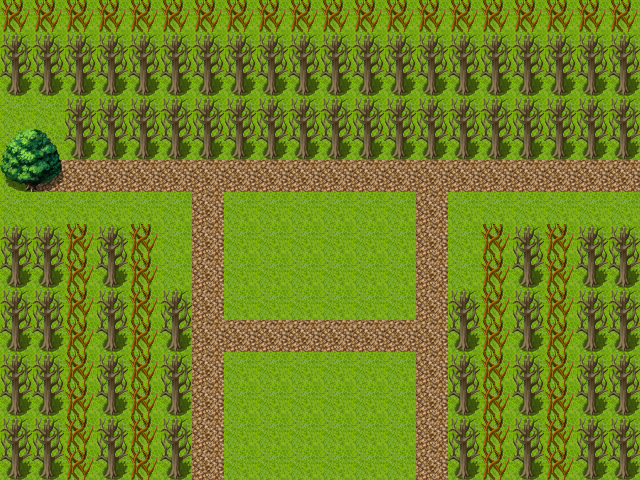

The image is a tile-based game level rendered from a .tmx file. Its description and source (layers, tilesets, objects; grid data summarised) follow:
An orthogonal 20x15 tile map with 32x32 px tiles, 4 tile layers (Layer1, Layer2,  Layer3, Layer4) and 86 objects.

<map version="1.0" orientation="orthogonal" width="20" height="15" tilewidth="32" tileheight="32">
 <tileset firstgid="1" name="bigtileset" tilewidth="32" tileheight="32">
  <image source="../images/tilesets/bigtileset.png" width="1024" height="2016" />
 </tileset>
 <layer name="Layer1" width="20" height="15">
  <data>[300 cells, 300 non-empty, 1 distinct tile ids]</data>
 </layer>
 <layer name="Layer2" width="20" height="15">
  <data>[300 cells, 43 non-empty, 1 distinct tile ids]</data>
 </layer>
 <layer name=" Layer3" width="20" height="15">
  <data>[300 cells, 72 non-empty, 5 distinct tile ids]</data>
 </layer>
 <layer name="Layer4" width="20" height="15">
  <data>[300 cells, 120 non-empty, 2 distinct tile ids]</data>
 </layer>
 <objectgroup name="Path" width="20" height="15" visible="0">
  <object x="192" y="160" width="32" height="32">
   <properties>
    <property name="D" value="RD" />
    <property name="L" value="RD" />
    <property name="R" value="RD" />
    <property name="U" value="RD" />
   </properties>
  </object>
  <object x="414" y="160" width="1" height="1" />
  <object x="416" y="160" width="32" height="32">
   <properties>
    <property name="D" value="RD" />
    <property name="L" value="RD" />
    <property name="R" value="RD" />
    <property name="U" value="RD" />
   </properties>
  </object>
  <object x="416" y="320" width="32" height="32">
   <properties>
    <property name="D" value="LD" />
    <property name="L" value="D" />
    <property name="R" value="D" />
    <property name="U" value="LD" />
   </properties>
  </object>
  <object x="225" y="320" height="1" />
  <object x="192" y="320" width="32" height="32">
   <properties>
    <property name="D" value="RD" />
    <property name="L" value="D" />
    <property name="R" value="D" />
    <property name="U" value="RD" />
   </properties>
  </object>
  <object x="1" y="161" width="32" height="32">
   <properties>
    <property name="D" value="R" />
    <property name="L" value="R" />
    <property name="R" value="R" />
    <property name="U" value="R" />
   </properties>
  </object>
 </objectgroup>
 <objectgroup name="StartPoint" width="20" height="15">
  <object x="64" y="160" width="32" height="32" />
 </objectgroup>
 <objectgroup name="EndPoint" width="20" height="15" visible="0">
  <object x="608" y="160" width="32" height="32" />
  <object x="416" y="448" width="32" height="32" />
  <object x="192" y="448" width="32" height="32" />
  <object x="569" y="402" height="1" />
  <object x="322" y="256" height="1" />
 </objectgroup>
 <objectgroup name="Collision" width="20" height="15" visible="0">
  <object x="-1" y="-29" width="683" height="31" />
  <object x="641" y="3" width="41" height="523" />
  <object x="-32" y="482" width="673" height="43" />
  <object x="-34" y="-28" width="32" height="510" />
  <object x="14" y="134" width="3" height="3" />
  <object x="46" y="135" width="3" height="3" />
  <object x="78" y="135" width="3" height="3" />
  <object x="110" y="135" width="3" height="3" />
  <object x="142" y="136" width="3" height="3" />
  <object x="174" y="136" width="3" height="3" />
  <object x="206" y="136" width="3" height="3" />
  <object x="238" y="137" width="3" height="3" />
  <object x="270" y="137" width="3" height="3" />
  <object x="302" y="137" width="3" height="3" />
  <object x="334" y="136" width="3" height="3" />
  <object x="366" y="137" width="3" height="3" />
  <object x="398" y="135" width="3" height="3" />
  <object x="430" y="136" width="3" height="3" />
  <object x="462" y="136" width="3" height="3" />
  <object x="494" y="137" width="3" height="3" />
  <object x="525" y="138" width="3" height="3" />
  <object x="559" y="137" width="3" height="3" />
  <object x="590" y="137" width="3" height="3" />
  <object x="622" y="137" width="3" height="3" />
  <object x="46" y="326" width="3" height="3" />
  <object x="13" y="325" width="3" height="3" />
  <object x="14" y="390" width="3" height="3" />
  <object x="46" y="389" width="3" height="3" />
  <object x="14" y="453" width="3" height="3" />
  <object x="46" y="454" width="3" height="3" />
  <object x="111" y="455" width="3" height="3" />
  <object x="110" y="391" width="3" height="3" />
  <object x="110" y="328" width="3" height="3" />
  <object x="174" y="326" width="3" height="3" />
  <object x="174" y="391" width="3" height="3" />
  <object x="173" y="456" width="3" height="3" />
  <object x="623" y="454" width="3" height="3" />
  <object x="590" y="453" width="3" height="3" />
  <object x="590" y="389" width="3" height="3" />
  <object x="623" y="388" width="3" height="3" />
  <object x="622" y="326" width="3" height="3" />
  <object x="590" y="326" width="3" height="3" />
  <object x="526" y="324" width="3" height="3" />
  <object x="526" y="387" width="3" height="3" />
  <object x="527" y="451" width="3" height="3" />
  <object x="462" y="452" width="3" height="3" />
  <object x="462" y="388" width="3" height="3" />
  <object x="461" y="326" width="3" height="3" />
  <object x="78" y="261" width="3" height="3" />
  <object x="48" y="260" width="3" height="3" />
  <object x="15" y="260" width="3" height="3" />
  <object x="112" y="259" width="3" height="3" />
  <object x="492" y="259" width="3" height="3" />
  <object x="528" y="259" width="3" height="3" />
  <object x="136" y="257" width="3" height="3" />
  <object x="555" y="257" width="3" height="3" />
  <object x="590" y="255" width="3" height="3" />
  <object x="623" y="257" width="3" height="3" />
  <object x="0" y="128" width="64" height="64" />
 </objectgroup>
 <objectgroup name="NotAvailable" width="20" height="15" visible="0">
  <object x="0" y="160" width="640" height="32" />
  <object x="192" y="320" width="256" height="32" />
  <object x="193" y="163" width="30" height="317" />
  <object x="416" y="160" width="32" height="320" />
  <object x="0" y="0" width="639" height="156" />
  <object x="0" y="256" width="160" height="224" />
  <object x="160" y="320" width="32" height="160" />
  <object x="448" y="320" width="32" height="160" />
  <object x="480" y="256" width="160" height="224" />
  <object x="419" y="335" width="2" />
  <object x="640" y="0" width="32" height="480" />
  <object x="-32" y="0" width="32" height="480" />
  <object x="-32" y="480" width="32" />
  <object x="-32" y="480" width="704" height="32" />
 </objectgroup>
</map>
